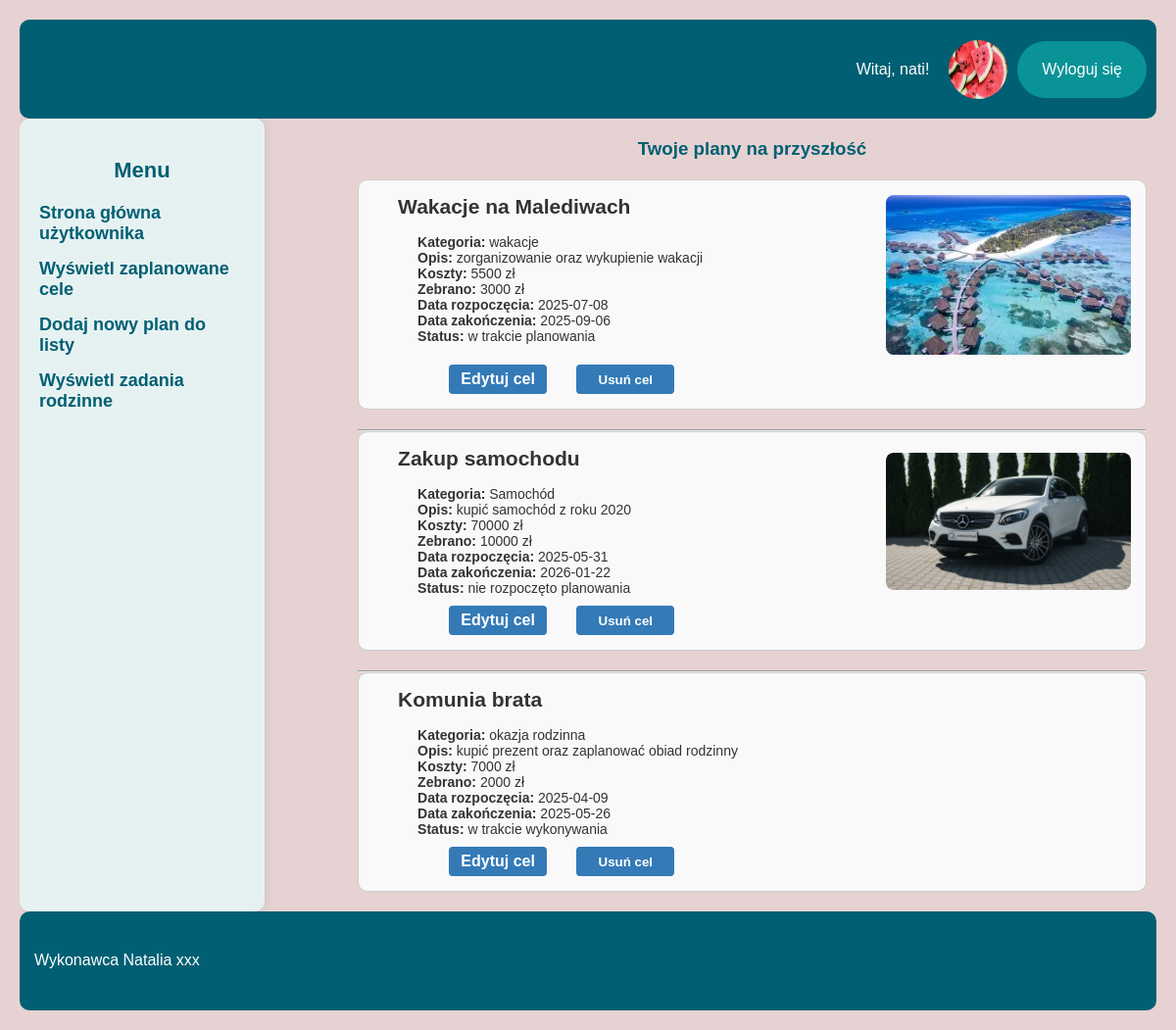
The app's page /cele_uzytkownika.php (signed in) with its own data.
### tables this page shows
CREATE TABLE `uzytkownik` (
  `id` int(10) UNSIGNED NOT NULL,
  `imie` varchar(50) NOT NULL,
  `nazwisko` varchar(50) NOT NULL,
  `nick` varchar(50) NOT NULL,
  `haslo` varchar(255) NOT NULL,
  `zdjecie` varchar(50) NOT NULL
);

CREATE TABLE `szczegoly_celu` (
  `id_celu` int(10) UNSIGNED NOT NULL,
  `koszty` int(11) NOT NULL,
  `uzbierana_kwota` int(11) NOT NULL,
  `data_rozpoczecia` date NOT NULL,
  `data_zakonczenia` date NOT NULL,
  `status` enum('nie rozpoczęto planowania','w trakcie planowania','w trakcie wykonywania','ukończony cel') NOT NULL
);

CREATE TABLE `cele` (
  `id` int(10) UNSIGNED NOT NULL,
  `id_uzytkownika` int(10) UNSIGNED NOT NULL,
  `nazwa` varchar(50) NOT NULL,
  `kategoria` varchar(50) NOT NULL,
  `opis` text NOT NULL,
  `zdjecie` varchar(50) NOT NULL
);

### cele_uzytkownika.php (the view, shortened to what this page needs)
<?php
require_once 'baza.php';
?>
<!DOCTYPE html>
<html lang="pl">
<head>
    <link rel="stylesheet" href="css/style_cele.css">
</head>
<body>
<?php require_once 'elementy/header.php'; ?>
<article>
<div class="listaCeli">
    <h3>Twoje plany na przyszłość </h3>
    <?php
    $query = " SELECT c.id, c.nazwa, c.kategoria, c.opis, c.zdjecie,
               s.koszty, s.uzbierana_kwota, s.data_rozpoczecia, s.data_zakonczenia, s.status
                FROM cele c JOIN szczegoly_celu s ON c.id = s.id_celu WHERE c.id_uzytkownika = ? ";
    $stmt = $conn->prepare($query);
    $stmt->bind_param("i", $id_uzytkownika);
    $stmt->execute();
    $result = $stmt->get_result();
    if ($result->num_rows > 0) {
        while ($cel = $result->fetch_assoc()) {
        echo "<div class='cel-box'>";
        echo "<div class='cel-grid'>";
            echo "<div class='cel-info'>";
            echo "<h2>" . htmlspecialchars($cel['nazwa']) . "</h2><br>";
            echo "<p><strong>Kategoria:</strong> " . htmlspecialchars($cel['kategoria']) . "</p>";
            echo "<p><strong>Opis:</strong> " . htmlspecialchars($cel['opis']) . "</p>";
            echo "<p><strong>Koszty:</strong> " . $cel['koszty'] . " zł</p>";
            echo "<p><strong>Zebrano:</strong> " . $cel['uzbierana_kwota'] . " zł</p>";
            echo "<p><strong>Data rozpoczęcia:</strong> " . $cel['data_rozpoczecia'] . "</p>";
            echo "<p><strong>Data zakończenia:</strong> " . $cel['data_zakonczenia'] . "</p>";
            echo "<p><strong>Status:</strong> " . $cel['status'] . "</p>";
            echo "</div>";
            echo "<div class='cel-img'>";
            if (!empty($cel['zdjecie'])) {
                echo "<img src='zdjecia/cele/" . htmlspecialchars($cel['zdjecie']) . "' alt='Zdjęcie celu'>";
            }
            echo "</div>";
        echo "</div>";
            echo "<div class='cel-actions'>";
                echo "<a href='edycja_celu.php?id=" . $cel['id'] . "' class='przycisk-linkowy'>Edytuj cel</a> ";
                echo "<form action='usun_cel.php' method='POST' onsubmit='return confirm(\"Na pewno chcesz usunąć ten cel?\")' style='display:inline-block; margin-left:10px;'>";
                echo "<button type='submit' class='przycisk-linkowy' >Usuń cel</button>";
                echo "</form>";
            echo "</div>";
            echo "</div><hr>";
        }
            } else {
                echo "<p>Brak zapisanych celów.</p>";
            }
    ?>
</div>
<div class="Menu">
    <h3>Menu</h3>
    <ul>
        <li><a href="StronaUzytkownika.php">Strona główna użytkownika</a></li>
        <li><a href="cele_uzytkownika.php">Wyświetl zaplanowane cele</a></li>
        <li><a href="dodaj_cel.php">Dodaj nowy plan do listy</a></li>
        <li><a href="aktywnosci_grupowe.php">Wyświetl zadania rodzinne</a></li>
    </ul>
</div>
</article>
<?php require_once 'elementy/footer.php'; ?>
</body>
</html>

### elementy/header.php (shortened to what this page needs)
<?php
require_once 'baza.php';
$username = $_SESSION['nick'];
$query = "SELECT id, zdjecie FROM uzytkownik WHERE nick = ?";
$stmt = $conn->prepare($query);
$stmt->bind_param("s", $username);
$stmt->execute();
$result = $stmt->get_result();
if ($result->num_rows > 0) {
    $user = $result->fetch_assoc();
    $id_uzytkownika = $user['id'];
    $zdjecie = $user['zdjecie'] ? $user['zdjecie'] : 'zdjecia/default.jpg';
    } else {
        echo "Użytkownik nie został znaleziony.";
        exit;
    }
?>
 <header>
        <p class='witaj' >Witaj, <?php echo htmlspecialchars($username); ?>!       </p>
        <img class='zdjUzytkownika' src='zdjecia/<?php echo htmlspecialchars($zdjecie); ?>'>
        <a class="wyloguj" href="home.php">Wyloguj się</a>
</header>

### elementy/footer.php
<footer>
    <p id="autor">Wykonawca Natalia xxx</p>
</footer>

### css/style_cele.css (style rules this page uses)
* { margin: 0px; padding: 0px; box-sizing: border-box; }
body { font-family: Arial, sans-serif; background-color: #e6d2d2; margin: 20px; overflow: hidden; height: 100vh; color: #333; display: grid; grid-template-rows: 10% 80% 10%; grid-template-columns: 100%; grid-template-areas: "Nawigacja" "Article" "Stopka"; }
header { grid-area: Nawigacja; background-color: #005f73; color: white; border-radius: 10px; display: flex; align-items: center; justify-content: flex-end; }
.wyloguj { gap: 10%; background-color: #e6d2d2; }
.wyloguj { display: inline-block; margin: 5px 10px; background-color: #0a9396; padding: 20px 25px; border-radius: 30px; }
.wyloguj { color: white; text-decoration: none; }
.zdjUzytkownika { display: inline-block; width: 60px; height: 60px; border-radius: 50%; }
.witaj { margin-right: 20px; }
article { grid-area: Article; display: grid; grid-template-rows: 100%; grid-template-columns: 30% 70%; grid-template-areas: "Menu listaCeli"; overflow-y: auto; padding-right: 10px; }
.listaCeli { grid-area: listaCeli; overflow: visible; }
.cel-box { padding: 15px; border: 1px solid #ccc; border-radius: 10px; margin-bottom: 20px; background-color: #f9f9f9; }
.cel-grid { display: grid; grid-template-columns: 2fr 1fr; gap: 20px; }
.cel-info { font-size: 14px; margin-inline-start: 5%; }
.cel-info p { margin-inline-start: 20px; }
.cel-img { display: flex; justify-content: center; align-items: center; height: 100%; }
.cel-img img { width: 100%; max-width: 250px; border-radius: 8px; }
.cel-actions { margin-top: 10px; display: flex; gap: 10px; }
.przycisk-linkowy { width: 100px; height: 30px; display: inline-block; padding: 6px 12px; margin-inline-start: 10%; background-color: #337ab7; color: white; text-decoration: none; border-radius: 4px; font-weight: bold; border: none; cursor: pointer; transition: background-color 0.3s, transform 0.2s; }
.Menu { width: 250px; background-color: #e6f2f2; padding: 20px; border-radius: 10px; box-shadow: 0 0 10px rgba(0, 0, 0, 0.1); margin-right: 20px; }
.Menu h3 { color: #005f73; font-size: 22px; margin-bottom: 20px; text-align: center; }
.Menu ul { list-style-type: none; padding: 0; }
.Menu li { margin: 15px 0; }
.Menu li a { text-decoration: none; color: #005f73; font-weight: bold; font-size: 18px; }
h3 { text-align: center; margin: 20px 0; color: #005f73; }
footer { grid-area: Stopka; display: flex; justify-content: flex-start; align-items: center; text-align: left; background-color: #005f73; padding: 15px; border-radius: 10px; }
#autor { color: white; }

### records on screen
uzytkownik: zdjecie (picture)
szczegoly_celu: id_celu.nazwa "Wakacje na Malediwach", id_celu.kategoria "wakacje", id_celu.opis "zorganizowanie oraz wykupienie wakacji", koszty "5500", uzbierana_kwota "3000", data_rozpoczecia "2025-07-08", data_zakonczenia "2025-09-06", status "w trakcie planowania", id_celu.zdjecie (picture)
szczegoly_celu: id_celu.nazwa "Zakup samochodu", id_celu.kategoria "Samochód", id_celu.opis "kupić samochód z roku 2020", koszty "70000", uzbierana_kwota "10000", data_rozpoczecia "2025-05-31", data_zakonczenia "2026-01-22", status "nie rozpoczęto planowania", id_celu.zdjecie (picture)
szczegoly_celu: id_celu.nazwa "Komunia brata", id_celu.kategoria "okazja rodzinna", id_celu.opis "kupić prezent oraz zaplanować obiad rodzinny", koszty "7000", uzbierana_kwota "2000", data_rozpoczecia "2025-04-09", data_zakonczenia "2025-05-26", status "w trakcie wykonywania"

### other values on screen
$username "nati"
